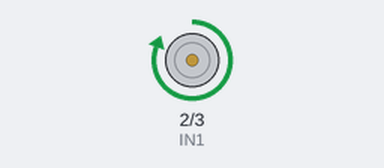
Bench run of a sketch on a simulated Arduino Uno, built with avr-gcc and run on an emulated ATmega328P. Shown: motor-driver pin pairs drawn as motors (green arrow = first pin HIGH = forward, orange = second pin HIGH = backward, longer = more drive).

Above: at 1.0 s.
At 2.5 s:
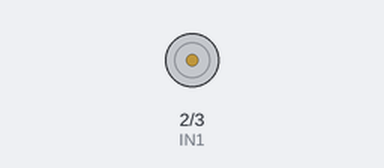
At 4.0 s:
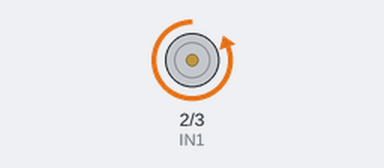
Timing chart, 0 to 7.8 s (numbered marks = the images above):
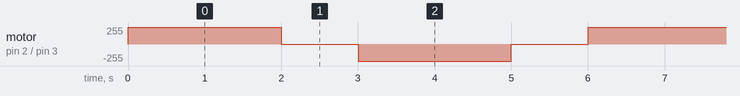

Measured:
- by itself, motor on pin 2 (IN1) / pin 3 (IN2): repeats every 6.0 s: stopped 1.0 s, backward 255/255 2.0 s, stopped 1.0 s, forward 255/255 2.0 s

The sketch:

Puente_H_L298N.ino
```cpp
// Definición de pines para el L298N
const int IN1 = 2; // Pin IN1 del L298N
const int IN2 = 3; // Pin IN2 del L298N

void setup() {
  // Configurar los pines como salidas
  pinMode(IN1, OUTPUT);
  pinMode(IN2, OUTPUT);

  // Inicializar el motor apagado
  digitalWrite(IN1, LOW);
  digitalWrite(IN2, LOW);
}

void loop() {
  // Girar el motor en una dirección
  digitalWrite(IN1, HIGH);
  digitalWrite(IN2, LOW);
  delay(2000); // Girar en una dirección durante 2 segundos

  // Detener el motor
  digitalWrite(IN1, LOW);
  digitalWrite(IN2, LOW);
  delay(1000); // Detener durante 1 segundo

  // Girar el motor en la dirección opuesta
  digitalWrite(IN1, LOW);
  digitalWrite(IN2, HIGH);
  delay(2000); // Girar en la dirección opuesta durante 2 segundos

  // Detener el motor
  digitalWrite(IN1, LOW);
  digitalWrite(IN2, LOW);
  delay(1000); // Detener durante 1 segundo
}
```
